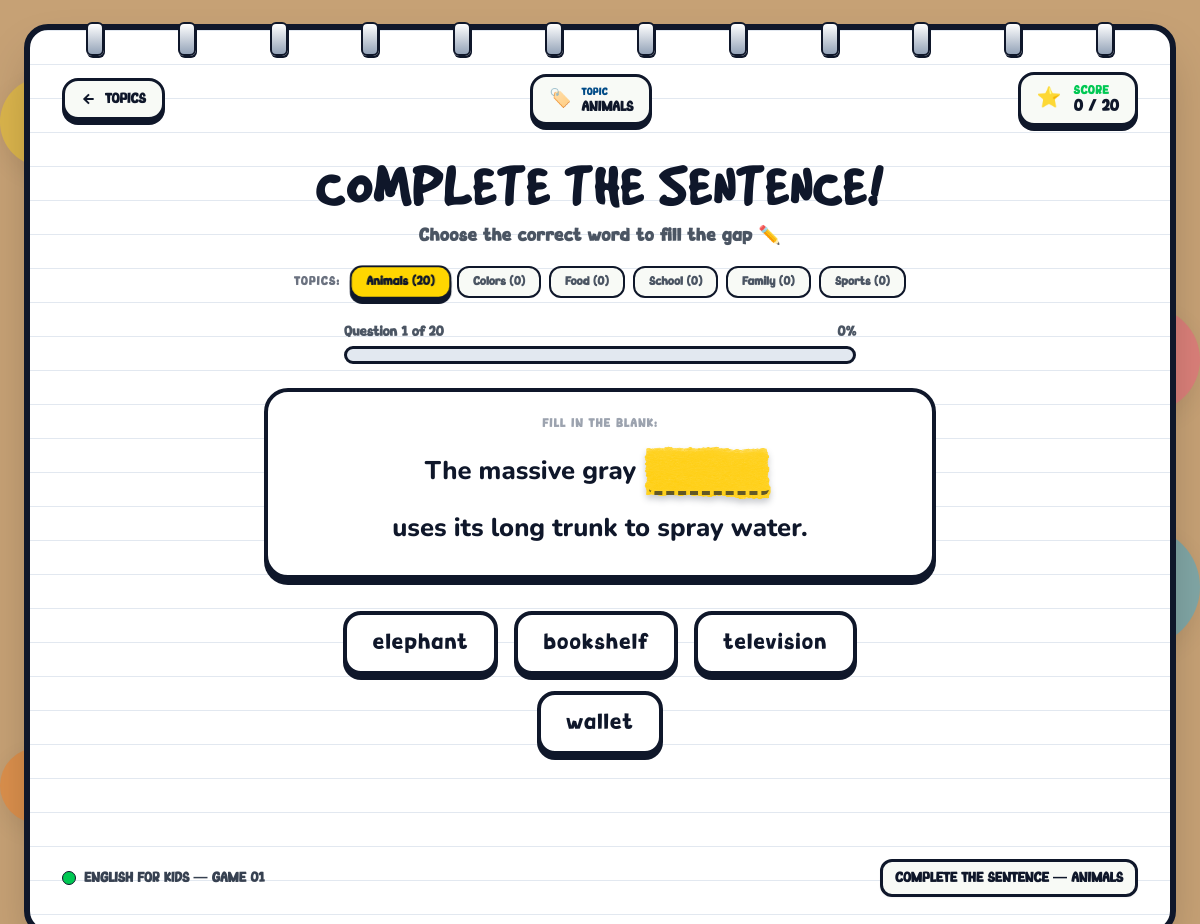
Page /jogo-ingles.php on the committed database.
### tables this page shows
CREATE TABLE IF NOT EXISTS Tema (
id INT PRIMARY KEY NOT NULL AUTO_INCREMENT,
id_jogo INT,
nome varchar(255) NOT NULL,
FOREIGN KEY (id_jogo) REFERENCES jogo (id)
);

### jogo-ingles.php (the view, shortened to what this page needs)
<?php
   require_once 'config/config.php';
   $id_jogo = 1;
   $sql_temas = "
       SELECT
           t.`id`,
           t.`nome`,
           COUNT(p.`id`) AS total_perguntas
       FROM `Tema` t
       LEFT JOIN `Pergunta` p ON p.`id_tema` = t.`id`
       WHERE t.`id_jogo` = ? OR t.`id_jogo` IS NULL
       GROUP BY t.`id`, t.`nome`
       ORDER BY t.`id` ASC
   ";
   $stmt_temas = $conn->prepare($sql_temas);
   $stmt_temas->bind_param("i", $id_jogo);
   $stmt_temas->execute();
   $res_temas = $stmt_temas->get_result();
   $temas_disponiveis = [];
   while ($t = $res_temas->fetch_assoc()) {
       $temas_disponiveis[] = [
           'id'              => (int) $t['id'],
           'nome'            => $t['nome'],
           'total_perguntas' => (int) $t['total_perguntas'],
       ];
   }
   $tema_ativo = null;
   if (!empty($temas_disponiveis)) {
       if (!$tema_ativo) {
           $tema_ativo = $temas_disponiveis[0];
       }
   }
   $perguntas = [];
   if ($tema_ativo) {
       $sql_perguntas = "
           SELECT
               p.*,
               t.`nome` AS tema_nome,
               c.`conjunto`
           FROM `Pergunta` p
           INNER JOIN `Tema` t ON t.`id` = p.`id_tema`
           LEFT JOIN `Conjunto de respostas erradas` c ON c.`Pergunta_id` = p.`id`
           WHERE p.`id_tema` = ?
           ORDER BY p.`id` ASC
       ";
       $stmt_perguntas = $conn->prepare($sql_perguntas);
       $stmt_perguntas->bind_param("i", $tema_ativo['id']);
       $stmt_perguntas->execute();
       $res_perguntas = $stmt_perguntas->get_result();
       while ($linha = $res_perguntas->fetch_assoc()) {
           $perguntas[] = [
               'id'             => (int) $linha['id'],
               'primeira_parte' => $linha['primeira parte'] ?? $linha['primeira_parte'] ?? '',
               'resposta'       => $linha['resposta'],
               'segunda_parte'  => $linha['segunda parte'] ?? $linha['segunda_parte'] ?? '',
               'id_tema'        => (int) ($linha['id_tema'] ?? 0),
               'tema_nome'      => $linha['tema_nome'] ?? '',
               'erradas'        => json_decode($linha['conjunto'] ?? '[]', true) ?: [],
           ];
       }
   }
shuffle($perguntas);
$total_perguntas = count($perguntas);
?>
<!DOCTYPE html>
<html lang="en">
<head>
    <script src="https://cdn.tailwindcss.com"></script>
    <link rel="stylesheet" href="css/jogo-ingles.css">
</head>
<body class="font-bingo min-h-screen text-tinta-escura flex flex-col justify-between p-2 sm:p-4 md:p-6 relative">
    <div id="livro-conteiner-principal"
         class="w-full flex-1 flex flex-col justify-between caderno-pagina-branca rounded-3xl shadow-2xl p-4 sm:p-6 md:p-8 relative">
        <div id="espiral-topo-caderno"
             class="w-full flex justify-between items-center -mt-8 sm:-mt-10 mb-4 z-20 px-2 sm:px-6">
            <div class="espiral-caderno"></div>
            <div class="espiral-caderno"></div>
            <div class="espiral-caderno"></div>
            <div class="espiral-caderno"></div>
            <div class="espiral-caderno"></div>
            <div class="espiral-caderno"></div>
            <div class="espiral-caderno"></div>
            <div class="espiral-caderno hidden sm:block"></div>
            <div class="espiral-caderno hidden sm:block"></div>
            <div class="espiral-caderno hidden md:block"></div>
            <div class="espiral-caderno hidden md:block"></div>
            <div class="espiral-caderno hidden md:block"></div>
        </div>
        <header id="cabecalho-jogo"
                class="w-full flex flex-wrap items-center justify-between gap-4 pb-4 mb-4">
            <a href="temas-ingles.php"
               class="cartao-dinamico flex items-center gap-2 bg-papel-claro borda-tinta-escura rounded-2xl px-4 py-2 shadow-sombra-cartum-branca font-bingo font-bold text-sm text-tinta-escura hover:bg-yellow-100 transition-colors"
               style="text-decoration: none;">
                <svg class="w-4 h-4" fill="none" stroke="currentColor" stroke-width="3" viewBox="0 0 24 24">
                    <path d="M19 12H5M12 5l-7 7 7 7"/>
                </svg>
                TOPICS
            </a>
            <?php if ($tema_ativo): ?>
            <div id="badge-tema-ativo"
                 class="flex items-center gap-2.5 bg-papel-claro borda-tinta-escura rounded-2xl px-4 py-2 shadow-sombra-cartum-branca">
                <span class="text-lg">🏷️</span>
                <div>
                    <span class="block text-[10px] font-black text-azul-escuro uppercase tracking-wider font-bingo">TOPIC</span>
                    <span class="block font-bingo text-sm font-extrabold text-tinta-escura uppercase leading-none">
                        <?= htmlspecialchars($tema_ativo['nome']) ?>
                    </span>
                </div>
            </div>
            <?php endif; ?>
            <div id="placar-jogo"
                 class="flex items-center gap-3 bg-papel-claro borda-tinta-escura rounded-2xl px-4 py-2 shadow-sombra-cartum-branca">
                <span class="text-xl">⭐</span>
                <div>
                    <span class="block text-xs font-black text-verde-vibrante uppercase tracking-wider font-bingo">SCORE</span>
                    <span id="texto-placar"
                          class="block font-bingo text-base font-bold text-tinta-escura leading-none">
                        0 / <?= $total_perguntas ?>
                    </span>
                </div>
            </div>
        </header>
        <main id="area-jogo" class="w-full my-auto flex flex-col items-center gap-6 max-w-3xl mx-auto">
            <div class="text-center">
                <h1 class="font-gooddog text-4xl sm:text-5xl md:text-6xl font-bold text-tinta-escura tracking-wider leading-tight">
                    COMPLETE THE SENTENCE!
                </h1>
                <p class="font-bingo text-base sm:text-lg font-extrabold text-gray-600 tracking-wide mt-1">
                    Choose the correct word to fill the gap ✏️
                </p>
            </div>
            <?php if (count($temas_disponiveis) > 1): ?>
            <div id="seletor-temas" class="flex flex-wrap items-center justify-center gap-2 -mt-2">
                <span class="font-bingo font-black text-xs text-gray-500 uppercase tracking-widest mr-1">TOPICS:</span>
                <?php foreach ($temas_disponiveis as $t): ?>
                    <a href="jogo-ingles.php?tema=<?= urlencode($t['id']) ?>"
                       class="cartao-dinamico px-3.5 py-1.5 rounded-xl font-bingo font-bold text-xs border-2 border-tinta-escura transition-all <?= ($tema_ativo && $tema_ativo['id'] === $t['id']) ? 'bg-amarelo-vibrante text-tinta-escura shadow-sombra-cartum-branca scale-105' : 'bg-papel-claro text-gray-600 hover:bg-white' ?>"
                       style="text-decoration: none;">
                        <?= htmlspecialchars(ucfirst($t['nome'])) ?> (<?= $t['total_perguntas'] ?>)
                    </a>
                <?php endforeach; ?>
            </div>
            <?php endif; ?>
            <div class="w-full max-w-lg">
                <div class="flex justify-between items-center mb-1 font-bingo font-bold text-sm text-gray-600">
                    <span id="label-progresso">Question 1 of <?= $total_perguntas ?></span>
                    <span id="label-porcentagem">0%</span>
                </div>
                <div id="barra-progresso-externa">
                </div>
            </div>
            <?php if ($total_perguntas > 0): ?>
            <div id="caixa-pergunta" class="w-full max-w-2xl">
                <p class="text-center font-bingo text-xs font-black text-gray-400 uppercase tracking-widest mb-3">
                    Fill in the blank:
                </p>
                <div class="texto-pergunta">
                    <span id="texto-primeira-parte"></span>
                    <span id="conteiner-lacuna" class="conteiner-lacuna">
                        <img id="fundo-lacuna-img"
                             class="fundo-lacuna-img"
                             src="<?= htmlspecialchars($perguntas[0]['fundo_lacuna'] ?? 'fundo-resposta-completar/1.png') ?>"
                             alt="Fundo colorido da lacuna"
                             aria-hidden="true"
                             draggable="false">
                        <span id="lacuna-resposta" class="lacuna">_____</span>
                    </span>
                    <span id="texto-segunda-parte"></span>
                </div>
            </div>
            <div id="grade-opcoes"
                 class="w-full max-w-2xl"
                 role="list"
                 aria-label="Answer options">
            </div>
            <?php endif; ?>
        </main>
        <footer id="rodape-jogo"
                class="w-full pt-4 mt-6 flex flex-wrap items-center justify-between gap-3 text-xs md:text-sm font-bingo font-bold text-gray-700">
            <div class="flex items-center gap-2">
                <span class="w-3.5 h-3.5 bg-verde-vibrante border border-tinta-escura rounded-full inline-block"></span>
                <span>ENGLISH FOR KIDS — GAME 01</span>
            </div>
            <div class="bg-papel-claro borda-tinta-escura px-3 py-1.5 rounded-xl text-tinta-escura uppercase font-extrabold shadow-sm font-bingo">
                COMPLETE THE SENTENCE<?= $tema_ativo ? ' — ' . htmlspecialchars(strtoupper($tema_ativo['nome'])) : '' ?>
            </div>
        </footer>
    </div>
</body>
</html>

### css/jogo-ingles.css (style rules this page uses)
body { background-color: #c6a175; margin: 0; padding: 0; overflow-x: hidden; position: relative; min-height: 100vh; }
.caderno-pagina-branca { background-color: #FFFFFF; background-image: linear-gradient(#E2E8F0 1.5px, transparent 1.5px); background-size: 100% 34px; border: 6px solid #0F172A; position: relative; z-index: 10; }
.espiral-caderno { width: 18px; height: 34px; background: linear-gradient(180deg, #FFFFFF, #94A3B8); border: 2px solid #0F172A; border-radius: 6px; box-shadow: 1px 2px 0px #0F172A; }
.borda-tinta-escura { border: 3px solid #0F172A; }
#caixa-pergunta { background: #fff; border: 4px solid #0F172A; border-radius: 24px; padding: 1.5rem 2rem; box-shadow: 0px 6px 0px #0F172A; transition: background 0.3s; }
.texto-pergunta { font-family: 'Nunito', sans-serif; font-size: 1.6rem; font-weight: 800; color: #0F172A; display: flex; flex-wrap: wrap; align-items: center; justify-content: center; gap: 0.4rem; text-align: center; line-height: 1.8; }
.conteiner-lacuna { position: relative; display: inline-flex; align-items: center; justify-content: center; vertical-align: middle; margin: 0.2rem 0.4rem; transition: transform 0.25s cubic-bezier(0.34, 1.56, 0.64, 1); }
.fundo-lacuna-img { position: absolute; top: 50%; left: 50%; transform: translate(-50%, -50%); width: calc(100% + 32px); height: calc(100% + 20px); min-width: 140px; min-height: 56px; object-fit: fill; pointer-events: none; user-select: none; z-index: 1; filter: drop-shadow(0 4px 3px rgba(15, 23, 42, 0.22)); transition: filter 0.3s ease, transform 0.3s cubic-bezier(0.34, 1.56, 0.64, 1); }
.lacuna { display: inline-flex; align-items: center; justify-content: center; min-width: 120px; height: 48px; background: transparent; border-bottom: 4px dashed rgba(15, 23, 42, 0.65); border-radius: 6px; padding: 0 1.2rem; font-family: 'Gooddog', cursive, sans-serif; font-size: 1.65rem; font-weight: 800; letter-spacing: 0.06em; color: #0F172A; text-shadow: 0 1px 0 rgba(255, 255, 255, 0.65); transition: all 0.3s cubic-bezier(0.34, 1.56, 0.64, 1); vertical-align: middle; position: relative; z-index: 2; }
#grade-opcoes { display: flex; flex-wrap: wrap; justify-content: center; gap: 1rem; padding: 0.5rem; }
#barra-progresso-externa { background: #E2E8F0; border: 3px solid #0F172A; border-radius: 999px; height: 18px; overflow: hidden; }
.cartao-dinamico { transition: transform 0.32s cubic-bezier(0.34, 1.56, 0.64, 1), box-shadow 0.3s ease; will-change: transform; }

### rows in the picture
tema: nome "ANIMALS", nome "Animals", total_perguntas "20"
tema: nome "Colors", total_perguntas "0"
tema: nome "Food", total_perguntas "0"
tema: nome "School", total_perguntas "0"
tema: nome "Family", total_perguntas "0"
tema: nome "Sports", total_perguntas "0"

### other values in the picture
$total_perguntas "20"
